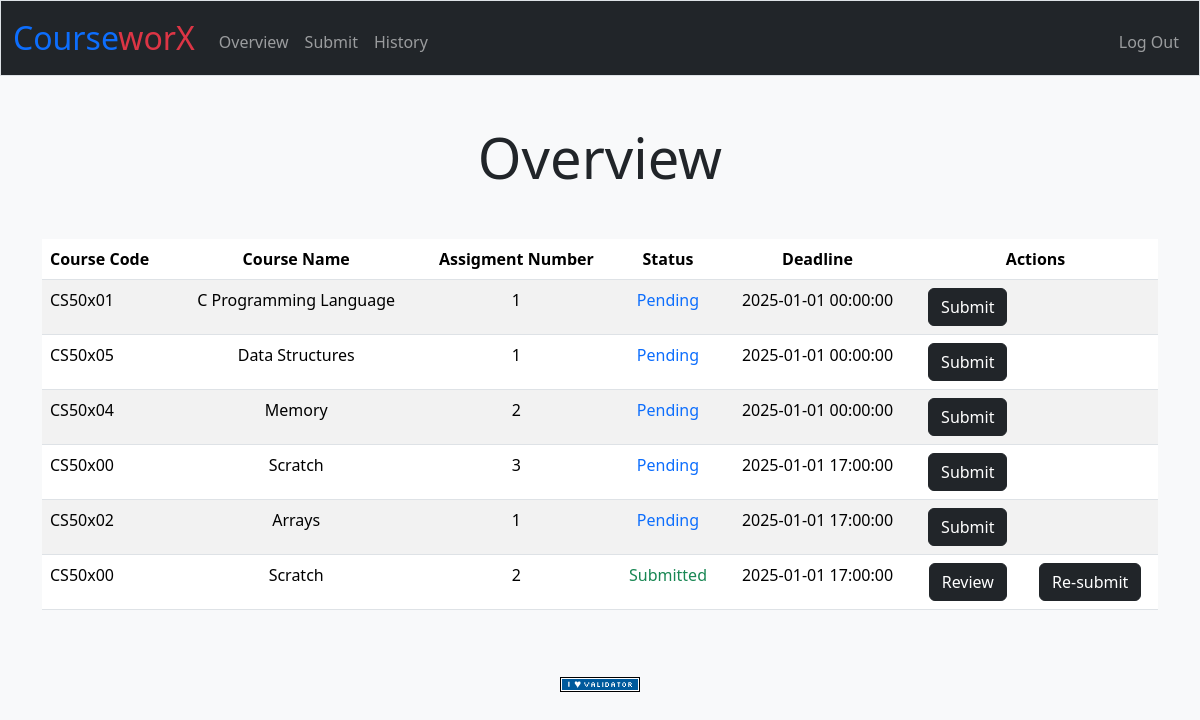
The page / (signed in) on the database its author committed.
### tables this page shows
CREATE TABLE assignments (
assignment_type TEXT NOT NULL,
lecturer_id INTEGER NOT NULL,
course_code TEXT NOT NULL,
assignment_number INTEGER NOT NULL,
deadline DATETIME NOT NULL,
FOREIGN KEY (course_code) REFERENCES courses(course_code),
FOREIGN KEY (lecturer_id) REFERENCES lecturers(lecturer_id)
);

CREATE TABLE 'courses' ('course_code' TEXT PRIMARY KEY NOT NULL, 'course_name' TEXT NOT NULL);

CREATE TABLE 'submissions' (
submission_type TEXT NOT NULL,
student_id INTEGER NOT NULL,
course_code TEXT NOT NULL,
assignment_number INTEGER NOT NULL,
time DATETIME NOT NULL,
pdf BLOB NOT NULL,
FOREIGN KEY (course_code) REFERENCES courses(course_code),
FOREIGN KEY (student_id) REFERENCES students(student_id)
);

### app.py (the view, shortened to what this page needs)
@app.route("/")
@login_required
def index():
    current_datetime = datetime.now()
    if "student_id" in session:
        student_id = session["student_id"]
        submissions = db.execute("SELECT courses.course_code, courses.course_name, submissions.assignment_number, assignments.deadline FROM submissions JOIN assignments ON submissions.course_code = assignments.course_code JOIN courses ON assignments.course_code = courses.course_code WHERE assignments.deadline >= ? AND student_id = ? ORDER BY assignments.deadline ASC", current_datetime, student_id,)
        pendings = db.execute("SELECT * FROM assignments JOIN courses ON assignments.course_code = courses.course_code WHERE assignments.deadline >= ? AND (assignments.course_code, assignments.assignment_number) NOT IN (SELECT submissions.course_code, submissions.assignment_number FROM submissions WHERE student_id = ?) ORDER BY assignments.deadline ASC", current_datetime, student_id)
        return render_template("index.html", pendings=pendings, submissions=submissions)

### app.py (called while the page is built)
@app.after_request
def after_request(response):
    response.headers["Cache-Control"] = "no-cache, no-store, must-revalidate"
    response.headers["Expires"] = 0
    response.headers["Pragma"] = "no-cache"
    return response

### helpers.py (called while the page is built)
def login_required(f):
    @wraps(f)
    def decorated_function(*args, **kwargs):
        if session.get("student_id") is None and session.get("lecturer_id") is None:
            return redirect("/login")
        return f(*args, **kwargs)
    return decorated_function

### templates/index.html (shortened to what this page needs)
{% extends "layout.html" %}
{% block main %}
    <h1 class="display-4 mb-5">Overview</h1>
    <table class="table table-striped">
        <thead>
            <tr>
                <th class="text-start">Course Code</th>
                <th class="text-center">Course Name</th>
                <th class="text-center">Assigment Number</th>
                <th class="text-center">Status</th>
                <th class="text-center">Deadline</th>
                <th class="text-center" colspan="2">Actions</th>
            </tr>
        </thead>
        <tbody>
            {% if session["student_id"] %}
                {% for pending in pendings %}
                    <tr>
                        <td class="text-start">{{ pending.course_code }}</td>
                        <td class="text-center">{{ pending.course_name }}</td>
                        <td class="text-center">{{ pending.assignment_number }}</td>
                        <td class="text-center text-primary">Pending</td>
                        <td class="text-center">{{ pending.deadline }}</td>
                        <td class="text-center">
                            <form class="index-submit form-inline" action="/index-submit" method="post">
                                <button class="btn btn-dark" type="submit">Submit</button>
                            </form>
                        </td>
                        <td></td>
                    </tr>
                {% endfor %}
                {% for submission in submissions %}
                    <tr>
                        <td class="text-start">{{ submission.course_code }}</td>
                        <td class="text-center">{{ submission.course_name }}</td>
                        <td class="text-center">{{ submission.assignment_number }}</td>
                        <td class="text-center text-success">Submitted</td>
                        <td class="text-center">{{ submission.deadline }}</td>
                        <td class="text-center">
                            <form class="index-submit form-inline" action="/review" method="post">
                                <button class="btn btn-dark" type="submit">Review</button>
                            </form>
                        </td>
                        <td class="text-center">
                            <form class="index-submit form-inline" action="/resubmit" method="post">
                                <button class="btn btn-dark" type="submit">Re-submit</button>
                            </form>
                        </td>
                    </tr>
                {% endfor %}
            {% endif %}
        </tbody>
    </table>
{% endblock %}

### rows shown on the page
assignments: course_code "CS50x01", course_name "C Programming Language", assignment_number "1", deadline "2025-01-01 00:00:00"
assignments: course_code "CS50x05", course_name "Data Structures", assignment_number "1", deadline "2025-01-01 00:00:00"
assignments: course_code "CS50x04", course_name "Memory", assignment_number "2", deadline "2025-01-01 00:00:00"
assignments: course_code "CS50x00", course_name "Scratch", assignment_number "3", deadline "2025-01-01 17:00:00"
assignments: course_code "CS50x02", course_name "Arrays", assignment_number "1", deadline "2025-01-01 17:00:00"
submissions: course_code "CS50x00", course_name "Scratch", assignment_number "2", deadline "2025-01-01 17:00:00"
